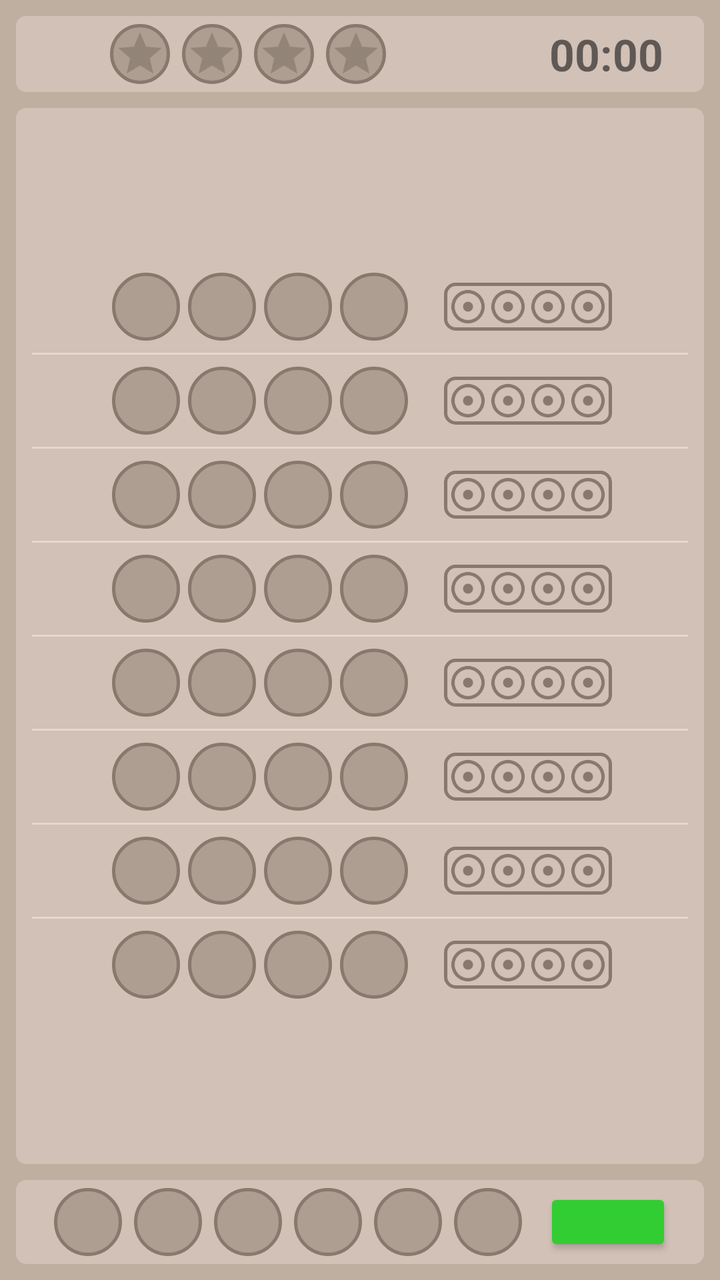
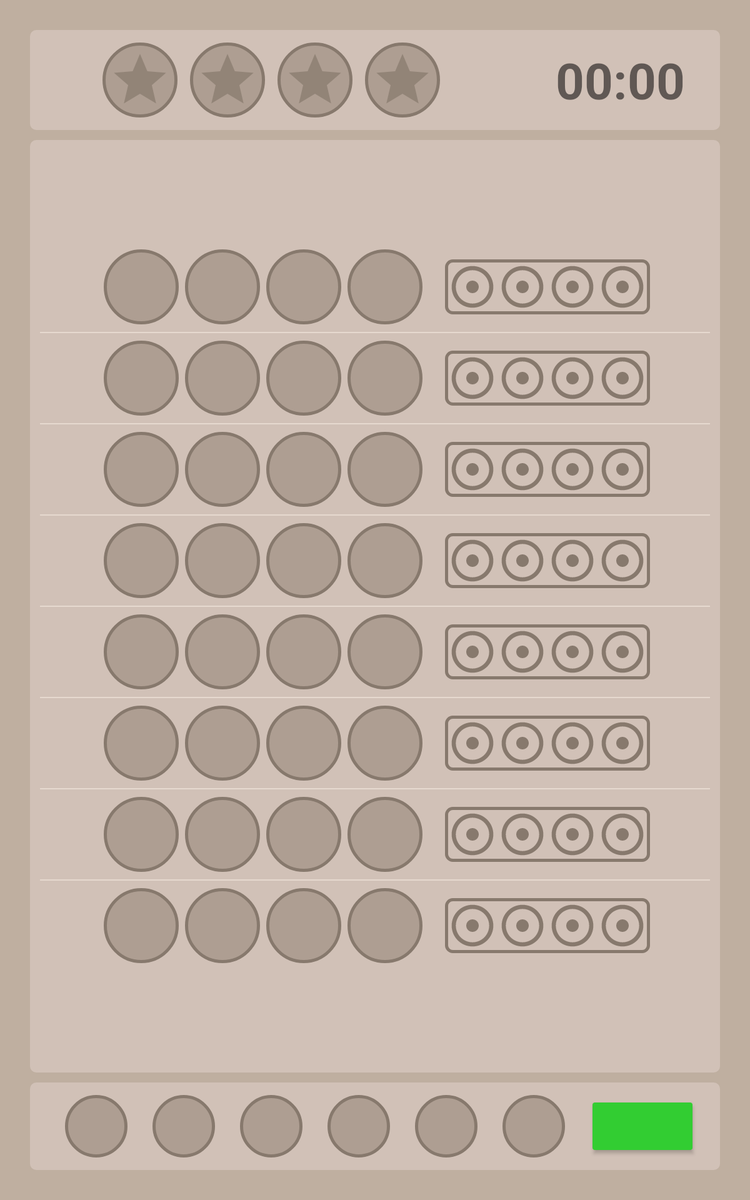

Compare how this app lays out the same screen by default and in its alternative resource folder. The renders come first, then the two layout files and the values they reference.
<!-- AndroidManifest.xml: application theme AppTheme -->
<!-- res/layout/content_main.xml -->
<?xml version="1.0" encoding="utf-8"?>
<android.support.constraint.ConstraintLayout
    xmlns:android="http://schemas.android.com/apk/res/android"
    xmlns:app="http://schemas.android.com/apk/res-auto"
    xmlns:tools="http://schemas.android.com/tools"
    android:layout_width="match_parent"
    android:layout_height="match_parent"
    app:layout_behavior="@string/appbar_scrolling_view_behavior"
    tools:context="com.mayarafelix.mastermind.MainActivity"
    tools:showIn="@layout/activity_main">

    <LinearLayout
        android:orientation="vertical"
        android:paddingTop="@dimen/activity_vertical_margin"
        android:paddingBottom="@dimen/activity_vertical_margin"
        android:paddingStart="@dimen/activity_horizontal_margin"
        android:paddingEnd="@dimen/activity_horizontal_margin"
        android:layout_width="match_parent"
        android:layout_height="match_parent"
        android:background="@color/backgroundBrown">

        

        <RelativeLayout
            android:orientation="horizontal"
            android:layout_width="wrap_content"
            android:layout_height="wrap_content"
            android:padding="@dimen/activity_small_padding"
            android:layout_marginBottom="@dimen/activity_vertical_margin_small"
            android:background="@drawable/background_board">

            <LinearLayout
                android:id="@+id/masterSequenceHolder"
                android:orientation="horizontal"
                android:gravity="center"
                android:layout_centerVertical="true"
                android:layout_gravity="center"
                android:layout_width="match_parent"
                android:layout_height="wrap_content"
                android:layout_alignParentStart="true"
                android:layout_toStartOf="@id/timer">

                <ImageButton style="@style/MasterSequence" android:id="@+id/master_seq_0"/>
                <ImageButton style="@style/MasterSequence" android:id="@+id/master_seq_1"/>
                <ImageButton style="@style/MasterSequence" android:id="@+id/master_seq_2"/>
                <ImageButton style="@style/MasterSequence" android:id="@+id/master_seq_3"/>

            </LinearLayout>

            <TextView
                android:id="@+id/timer"
                android:layout_marginStart="16dp"
                android:layout_gravity="center"
                android:layout_centerVertical="true"
                android:layout_width="90dp"
                android:layout_height="wrap_content"
                android:layout_alignParentEnd="true"
                android:gravity="center"
                android:textSize="22sp"
                android:textStyle="bold"
                android:text="00:00"/>

        </RelativeLayout>

        

        <TableLayout
            android:gravity="center"
            android:layout_weight="1"
            android:layout_marginBottom="@dimen/activity_vertical_margin_small"
            android:background="@drawable/background_board"
            android:paddingRight="8dp"
            android:paddingLeft="8dp"
            android:paddingTop="8dp"
            android:paddingBottom="8dp"
            android:layout_width="match_parent"
            android:layout_height="0dp">

            

            <TableRow style="@style/RowTheme">

                <ImageButton style="@style/PlaySequenceItem" android:id="@+id/lin_7_btn_0"/>
                <ImageButton style="@style/PlaySequenceItem" android:id="@+id/lin_7_btn_1"/>
                <ImageButton style="@style/PlaySequenceItem" android:id="@+id/lin_7_btn_2"/>
                <ImageButton style="@style/PlaySequenceItem" android:id="@+id/lin_7_btn_3"/>

                <LinearLayout style="@style/HorizontalResultHolder">
                    <ImageView style="@style/EmptyResult" android:id="@+id/result_l7_i0"/>
                    <ImageView style="@style/EmptyResult" android:id="@+id/result_l7_i1"/>
                    <ImageView style="@style/EmptyResult" android:id="@+id/result_l7_i2"/>
                    <ImageView style="@style/EmptyResult" android:id="@+id/result_l7_i3"/>
                </LinearLayout>
            </TableRow>

            <View style="@style/LineDivisor"/>

            

            <TableRow style="@style/RowTheme">

                <ImageButton style="@style/PlaySequenceItem" android:id="@+id/lin_6_btn_0"/>
                <ImageButton style="@style/PlaySequenceItem" android:id="@+id/lin_6_btn_1"/>
                <ImageButton style="@style/PlaySequenceItem" android:id="@+id/lin_6_btn_2"/>
                <ImageButton style="@style/PlaySequenceItem" android:id="@+id/lin_6_btn_3"/>

                <LinearLayout style="@style/HorizontalResultHolder">
                    <ImageView style="@style/EmptyResult" android:id="@+id/result_l6_i0"/>
                    <ImageView style="@style/EmptyResult" android:id="@+id/result_l6_i1"/>
                    <ImageView style="@style/EmptyResult" android:id="@+id/result_l6_i2"/>
                    <ImageView style="@style/EmptyResult" android:id="@+id/result_l6_i3"/>
                </LinearLayout>
            </TableRow>

            <View style="@style/LineDivisor"/>

            

            <TableRow style="@style/RowTheme">
                <ImageButton style="@style/PlaySequenceItem" android:id="@+id/lin_5_btn_0"/>
                <ImageButton style="@style/PlaySequenceItem" android:id="@+id/lin_5_btn_1"/>
                <ImageButton style="@style/PlaySequenceItem" android:id="@+id/lin_5_btn_2"/>
                <ImageButton style="@style/PlaySequenceItem" android:id="@+id/lin_5_btn_3"/>

                <LinearLayout style="@style/HorizontalResultHolder">
                    <ImageView style="@style/EmptyResult" android:id="@+id/result_l5_i0"/>
                    <ImageView style="@style/EmptyResult" android:id="@+id/result_l5_i1"/>
                    <ImageView style="@style/EmptyResult" android:id="@+id/result_l5_i2"/>
                    <ImageView style="@style/EmptyResult" android:id="@+id/result_l5_i3"/>
                </LinearLayout>
            </TableRow>

            <View style="@style/LineDivisor"/>

            

            <TableRow style="@style/RowTheme">
                <ImageButton style="@style/PlaySequenceItem" android:id="@+id/lin_4_btn_0"/>
                <ImageButton style="@style/PlaySequenceItem" android:id="@+id/lin_4_btn_1"/>
                <ImageButton style="@style/PlaySequenceItem" android:id="@+id/lin_4_btn_2"/>
                <ImageButton style="@style/PlaySequenceItem" android:id="@+id/lin_4_btn_3"/>

                <LinearLayout style="@style/HorizontalResultHolder">
                    <ImageView style="@style/EmptyResult" android:id="@+id/result_l4_i0"/>
                    <ImageView style="@style/EmptyResult" android:id="@+id/result_l4_i1"/>
                    <ImageView style="@style/EmptyResult" android:id="@+id/result_l4_i2"/>
                    <ImageView style="@style/EmptyResult" android:id="@+id/result_l4_i3"/>
                </LinearLayout>
            </TableRow>

            <View style="@style/LineDivisor"/>

            

            <TableRow style="@style/RowTheme">
                <ImageButton style="@style/PlaySequenceItem" android:id="@+id/lin_3_btn_0"/>
                <ImageButton style="@style/PlaySequenceItem" android:id="@+id/lin_3_btn_1"/>
                <ImageButton style="@style/PlaySequenceItem" android:id="@+id/lin_3_btn_2"/>
                <ImageButton style="@style/PlaySequenceItem" android:id="@+id/lin_3_btn_3"/>

                <LinearLayout style="@style/HorizontalResultHolder">
                    <ImageView style="@style/EmptyResult" android:id="@+id/result_l3_i0"/>
                    <ImageView style="@style/EmptyResult" android:id="@+id/result_l3_i1"/>
                    <ImageView style="@style/EmptyResult" android:id="@+id/result_l3_i2"/>
                    <ImageView style="@style/EmptyResult" android:id="@+id/result_l3_i3"/>
                </LinearLayout>
            </TableRow>

            <View style="@style/LineDivisor"/>

            

            <TableRow style="@style/RowTheme">
                <ImageButton style="@style/PlaySequenceItem" android:id="@+id/lin_2_btn_0"/>
                <ImageButton style="@style/PlaySequenceItem" android:id="@+id/lin_2_btn_1"/>
                <ImageButton style="@style/PlaySequenceItem" android:id="@+id/lin_2_btn_2"/>
                <ImageButton style="@style/PlaySequenceItem" android:id="@+id/lin_2_btn_3"/>

                <LinearLayout style="@style/HorizontalResultHolder">
                    <ImageView style="@style/EmptyResult" android:id="@+id/result_l2_i0"/>
                    <ImageView style="@style/EmptyResult" android:id="@+id/result_l2_i1"/>
                    <ImageView style="@style/EmptyResult" android:id="@+id/result_l2_i2"/>
                    <ImageView style="@style/EmptyResult" android:id="@+id/result_l2_i3"/>
                </LinearLayout>
            </TableRow>

            <View style="@style/LineDivisor"/>

            

            <TableRow style="@style/RowTheme">
                <ImageButton style="@style/PlaySequenceItem" android:id="@+id/lin_1_btn_0"/>
                <ImageButton style="@style/PlaySequenceItem" android:id="@+id/lin_1_btn_1"/>
                <ImageButton style="@style/PlaySequenceItem" android:id="@+id/lin_1_btn_2"/>
                <ImageButton style="@style/PlaySequenceItem" android:id="@+id/lin_1_btn_3"/>

                <LinearLayout style="@style/HorizontalResultHolder">
                    <ImageView style="@style/EmptyResult" android:id="@+id/result_l1_i0"/>
                    <ImageView style="@style/EmptyResult" android:id="@+id/result_l1_i1"/>
                    <ImageView style="@style/EmptyResult" android:id="@+id/result_l1_i2"/>
                    <ImageView style="@style/EmptyResult" android:id="@+id/result_l1_i3"/>
                </LinearLayout>
            </TableRow>

            <View style="@style/LineDivisor"/>

            

            <TableRow style="@style/RowTheme">

                <ImageButton style="@style/PlaySequenceItem" android:id="@+id/lin_0_btn_0"/>
                <ImageButton style="@style/PlaySequenceItem" android:id="@+id/lin_0_btn_1"/>
                <ImageButton style="@style/PlaySequenceItem" android:id="@+id/lin_0_btn_2"/>
                <ImageButton style="@style/PlaySequenceItem" android:id="@+id/lin_0_btn_3"/>

                <LinearLayout style="@style/HorizontalResultHolder">
                    <ImageView style="@style/EmptyResult" android:id="@+id/result_l0_i0"/>
                    <ImageView style="@style/EmptyResult" android:id="@+id/result_l0_i1"/>
                    <ImageView style="@style/EmptyResult" android:id="@+id/result_l0_i2"/>
                    <ImageView style="@style/EmptyResult" android:id="@+id/result_l0_i3"/>
                </LinearLayout>
            </TableRow>

        </TableLayout>

        

        <LinearLayout style="@style/PickingOptionHolder">

            <ImageButton style="@style/PickingOptionStyle" android:id="@+id/pick_opt_0" />
            <ImageButton style="@style/PickingOptionStyle" android:id="@+id/pick_opt_1" />
            <ImageButton style="@style/PickingOptionStyle" android:id="@+id/pick_opt_2" />
            <ImageButton style="@style/PickingOptionStyle" android:id="@+id/pick_opt_3" />
            <ImageButton style="@style/PickingOptionStyle" android:id="@+id/pick_opt_4" />
            <ImageButton style="@style/PickingOptionStyle" android:id="@+id/pick_opt_5" />

            <ImageButton
                style="@style/Widget.AppCompat.Button.Colored"
                android:id="@+id/btnCheckRow"
                android:theme="@style/ConfirmButton"
                android:layout_width="wrap_content"
                android:layout_height="match_parent"
                android:layout_gravity="right"
                android:layout_marginStart="8dp"
                android:src="@drawable/ic_check_24dp" />

        </LinearLayout>

    </LinearLayout>

</android.support.constraint.ConstraintLayout>
<!-- resources referenced by this layout -->
<resources>
  <color name="backgroundBrown">#BFAFA0</color>
  <dimen name="activity_horizontal_margin">8dp</dimen>
  <dimen name="activity_small_padding">4dp</dimen>
  <dimen name="activity_vertical_margin">8dp</dimen>
  <dimen name="activity_vertical_margin_small">8dp</dimen>
  <style name="ConfirmButton" parent="ThemeOverlay.AppCompat">
          <item name="colorAccent">@color/LimeGreen</item>
      </style>
  <style name="EmptyResult">
          <item name="android:layout_width">@dimen/result_btn_size</item>
          <item name="android:layout_height">@dimen/result_btn_size</item>
          <item name="android:src">@drawable/ic_circle_24dp</item>
      </style>
  <style name="HorizontalResultHolder">
          <item name="android:layout_width">wrap_content</item>
          <item name="android:layout_height">wrap_content</item>
          <item name="android:gravity">center</item>
          <item name="android:layout_marginLeft">16dp</item>
          <item name="android:orientation">horizontal</item>
          <item name="android:padding">4dp</item>
          <item name="android:background">@drawable/background_line</item>
      </style>
  <style name="LineDivisor">
          <item name="android:layout_width">match_parent</item>
          <item name="android:layout_height">1dp</item>
          <item name="android:background">@color/lineDivisor</item>
          <item name="android:layout_marginBottom">4dp</item>
          <item name="android:layout_marginTop">4dp</item>
      </style>
  <style name="PlaySequenceItem">
          <item name="android:layout_width">@dimen/small_button_size</item>
          <item name="android:layout_height">@dimen/small_button_size</item>
          <item name="android:onClick">onRowButtonClick</item>
          <item name="android:background">@drawable/background_circle</item>
          <item name="android:layout_marginLeft">@dimen/sequence_btn_margin</item>
          <item name="android:scaleType">fitCenter</item>
          <item name="android:padding">@dimen/picking_option_btn_padding</item>
      </style>
  <style name="RowTheme">
          <item name="android:layout_width">match_parent</item>
          <item name="android:layout_height">match_parent</item>
          <item name="android:paddingTop">2dp</item>
          <item name="android:paddingBottom">2dp</item>
          <item name="android:gravity">center_vertical|center_horizontal</item>
      </style>
  <style name="AppTheme" parent="Theme.AppCompat.Light.DarkActionBar">
          <item name="colorPrimary">@color/colorPrimary</item>
          <item name="colorPrimaryDark">@color/colorPrimaryDark</item>
          <item name="colorAccent">@color/colorAccent</item>
      </style>
  <color name="backgroundLightBrown">#D1C1B7</color>
  <color name="LimeGreen">#32CD32</color>
  <dimen name="result_btn_size">20dp</dimen>
  <color name="lineDivisor">#B3F0E4DA</color>
  <dimen name="master_sequence_btn_size">30dp</dimen>
  <!-- drawable ic_star (drawable) -->
  <vector xmlns:android="http://schemas.android.com/apk/res/android"
          android:width="24dp"
          android:height="24dp"
          android:viewportWidth="24.0"
          android:viewportHeight="24.0">
      <path
          android:fillColor="#B387796d"
          android:pathData="M12,17.27L18.18,21l-1.64,-7.03L22,9.24l-7.19,-0.61L12,2 9.19,8.63 2,9.24l5.46,4.73L5.82,21z"/>
  </vector>
  <dimen name="master_sequence_btn_margin">6dp</dimen>
  <dimen name="picking_option_btn_padding">2dp</dimen>
  <dimen name="picking_option_holder_vertical_margin">16dp</dimen>
  <dimen name="picking_option_btn_size">34dp</dimen>
  <string name="color_option_tag">color</string>
  <dimen name="picking_option_btn_margin">3dp</dimen>
  <dimen name="small_button_size">34dp</dimen>
  <dimen name="sequence_btn_margin">4dp</dimen>
  <color name="colorPrimary">#607D8B</color>
  <color name="colorPrimaryDark">#455A64</color>
  <color name="colorAccent">#00BCD4</color>
  <color name="background5">#87796d</color>
  <!-- some entries are left out for length -->
</resources>
<!-- res/layout-sw600dp/content_main.xml (the repository's variant of the layout above) -->
<!-- drawn on a 7-inch tablet held upright -->
<?xml version="1.0" encoding="utf-8"?>
<android.support.constraint.ConstraintLayout
    xmlns:android="http://schemas.android.com/apk/res/android"
    xmlns:app="http://schemas.android.com/apk/res-auto"
    xmlns:tools="http://schemas.android.com/tools"
    android:layout_width="match_parent"
    android:layout_height="match_parent"
    app:layout_behavior="@string/appbar_scrolling_view_behavior"
    tools:context="com.mayarafelix.mastermind.MainActivity"
    tools:showIn="@layout/activity_main">

    <LinearLayout
        android:orientation="vertical"
        android:paddingTop="@dimen/activity_vertical_margin"
        android:paddingBottom="@dimen/activity_vertical_margin"
        android:paddingStart="@dimen/activity_horizontal_margin"
        android:paddingEnd="@dimen/activity_horizontal_margin"
        android:layout_width="match_parent"
        android:layout_height="match_parent"
        android:background="@color/backgroundBrown">

        

        <RelativeLayout
            android:orientation="horizontal"
            android:layout_width="wrap_content"
            android:layout_height="wrap_content"
            android:padding="@dimen/activity_small_padding"
            android:layout_marginBottom="@dimen/activity_vertical_margin_small"
            android:background="@drawable/background_board">

            <LinearLayout
                android:id="@+id/masterSequenceHolder"
                android:orientation="horizontal"
                android:gravity="center"
                android:layout_centerVertical="true"
                android:layout_gravity="center"
                android:layout_width="match_parent"
                android:layout_height="wrap_content"
                android:layout_alignParentStart="true"
                android:layout_toStartOf="@id/timer">

                <ImageButton style="@style/MasterSequence" android:id="@+id/master_seq_0"/>
                <ImageButton style="@style/MasterSequence" android:id="@+id/master_seq_1"/>
                <ImageButton style="@style/MasterSequence" android:id="@+id/master_seq_2"/>
                <ImageButton style="@style/MasterSequence" android:id="@+id/master_seq_3"/>

            </LinearLayout>

            <TextView
                style="@style/Timer"
                android:id="@+id/timer"
                android:layout_alignParentEnd="true" />

        </RelativeLayout>

        

        <TableLayout
            android:gravity="center"
            android:layout_weight="1"
            android:layout_marginBottom="@dimen/activity_vertical_margin_small"
            android:background="@drawable/background_board"
            android:paddingRight="8dp"
            android:paddingLeft="8dp"
            android:paddingTop="8dp"
            android:paddingBottom="8dp"
            android:layout_width="match_parent"
            android:layout_height="0dp">

            

            <TableRow style="@style/RowTheme">

                <ImageButton style="@style/PlaySequenceItem" android:id="@+id/lin_7_btn_0"/>
                <ImageButton style="@style/PlaySequenceItem" android:id="@+id/lin_7_btn_1"/>
                <ImageButton style="@style/PlaySequenceItem" android:id="@+id/lin_7_btn_2"/>
                <ImageButton style="@style/PlaySequenceItem" android:id="@+id/lin_7_btn_3"/>

                <LinearLayout style="@style/HorizontalResultHolder">
                    <ImageView style="@style/EmptyResult" android:id="@+id/result_l7_i0"/>
                    <ImageView style="@style/EmptyResult" android:id="@+id/result_l7_i1"/>
                    <ImageView style="@style/EmptyResult" android:id="@+id/result_l7_i2"/>
                    <ImageView style="@style/EmptyResult" android:id="@+id/result_l7_i3"/>
                </LinearLayout>
            </TableRow>

            <View style="@style/LineDivisor"/>

            

            <TableRow style="@style/RowTheme">

                <ImageButton style="@style/PlaySequenceItem" android:id="@+id/lin_6_btn_0"/>
                <ImageButton style="@style/PlaySequenceItem" android:id="@+id/lin_6_btn_1"/>
                <ImageButton style="@style/PlaySequenceItem" android:id="@+id/lin_6_btn_2"/>
                <ImageButton style="@style/PlaySequenceItem" android:id="@+id/lin_6_btn_3"/>

                <LinearLayout style="@style/HorizontalResultHolder">
                    <ImageView style="@style/EmptyResult" android:id="@+id/result_l6_i0"/>
                    <ImageView style="@style/EmptyResult" android:id="@+id/result_l6_i1"/>
                    <ImageView style="@style/EmptyResult" android:id="@+id/result_l6_i2"/>
                    <ImageView style="@style/EmptyResult" android:id="@+id/result_l6_i3"/>
                </LinearLayout>
            </TableRow>

            <View style="@style/LineDivisor"/>

            

            <TableRow style="@style/RowTheme">
                <ImageButton style="@style/PlaySequenceItem" android:id="@+id/lin_5_btn_0"/>
                <ImageButton style="@style/PlaySequenceItem" android:id="@+id/lin_5_btn_1"/>
                <ImageButton style="@style/PlaySequenceItem" android:id="@+id/lin_5_btn_2"/>
                <ImageButton style="@style/PlaySequenceItem" android:id="@+id/lin_5_btn_3"/>

                <LinearLayout style="@style/HorizontalResultHolder">
                    <ImageView style="@style/EmptyResult" android:id="@+id/result_l5_i0"/>
                    <ImageView style="@style/EmptyResult" android:id="@+id/result_l5_i1"/>
                    <ImageView style="@style/EmptyResult" android:id="@+id/result_l5_i2"/>
                    <ImageView style="@style/EmptyResult" android:id="@+id/result_l5_i3"/>
                </LinearLayout>
            </TableRow>

            <View style="@style/LineDivisor"/>

            

            <TableRow style="@style/RowTheme">
                <ImageButton style="@style/PlaySequenceItem" android:id="@+id/lin_4_btn_0"/>
                <ImageButton style="@style/PlaySequenceItem" android:id="@+id/lin_4_btn_1"/>
                <ImageButton style="@style/PlaySequenceItem" android:id="@+id/lin_4_btn_2"/>
                <ImageButton style="@style/PlaySequenceItem" android:id="@+id/lin_4_btn_3"/>

                <LinearLayout style="@style/HorizontalResultHolder">
                    <ImageView style="@style/EmptyResult" android:id="@+id/result_l4_i0"/>
                    <ImageView style="@style/EmptyResult" android:id="@+id/result_l4_i1"/>
                    <ImageView style="@style/EmptyResult" android:id="@+id/result_l4_i2"/>
                    <ImageView style="@style/EmptyResult" android:id="@+id/result_l4_i3"/>
                </LinearLayout>
            </TableRow>

            <View style="@style/LineDivisor"/>

            

            <TableRow style="@style/RowTheme">
                <ImageButton style="@style/PlaySequenceItem" android:id="@+id/lin_3_btn_0"/>
                <ImageButton style="@style/PlaySequenceItem" android:id="@+id/lin_3_btn_1"/>
                <ImageButton style="@style/PlaySequenceItem" android:id="@+id/lin_3_btn_2"/>
                <ImageButton style="@style/PlaySequenceItem" android:id="@+id/lin_3_btn_3"/>

                <LinearLayout style="@style/HorizontalResultHolder">
                    <ImageView style="@style/EmptyResult" android:id="@+id/result_l3_i0"/>
                    <ImageView style="@style/EmptyResult" android:id="@+id/result_l3_i1"/>
                    <ImageView style="@style/EmptyResult" android:id="@+id/result_l3_i2"/>
                    <ImageView style="@style/EmptyResult" android:id="@+id/result_l3_i3"/>
                </LinearLayout>
            </TableRow>

            <View style="@style/LineDivisor"/>

            

            <TableRow style="@style/RowTheme">
                <ImageButton style="@style/PlaySequenceItem" android:id="@+id/lin_2_btn_0"/>
                <ImageButton style="@style/PlaySequenceItem" android:id="@+id/lin_2_btn_1"/>
                <ImageButton style="@style/PlaySequenceItem" android:id="@+id/lin_2_btn_2"/>
                <ImageButton style="@style/PlaySequenceItem" android:id="@+id/lin_2_btn_3"/>

                <LinearLayout style="@style/HorizontalResultHolder">
                    <ImageView style="@style/EmptyResult" android:id="@+id/result_l2_i0"/>
                    <ImageView style="@style/EmptyResult" android:id="@+id/result_l2_i1"/>
                    <ImageView style="@style/EmptyResult" android:id="@+id/result_l2_i2"/>
                    <ImageView style="@style/EmptyResult" android:id="@+id/result_l2_i3"/>
                </LinearLayout>
            </TableRow>

            <View style="@style/LineDivisor"/>

            

            <TableRow style="@style/RowTheme">
                <ImageButton style="@style/PlaySequenceItem" android:id="@+id/lin_1_btn_0"/>
                <ImageButton style="@style/PlaySequenceItem" android:id="@+id/lin_1_btn_1"/>
                <ImageButton style="@style/PlaySequenceItem" android:id="@+id/lin_1_btn_2"/>
                <ImageButton style="@style/PlaySequenceItem" android:id="@+id/lin_1_btn_3"/>

                <LinearLayout style="@style/HorizontalResultHolder">
                    <ImageView style="@style/EmptyResult" android:id="@+id/result_l1_i0"/>
                    <ImageView style="@style/EmptyResult" android:id="@+id/result_l1_i1"/>
                    <ImageView style="@style/EmptyResult" android:id="@+id/result_l1_i2"/>
                    <ImageView style="@style/EmptyResult" android:id="@+id/result_l1_i3"/>
                </LinearLayout>
            </TableRow>

            <View style="@style/LineDivisor"/>

            

            <TableRow style="@style/RowTheme">

                <ImageButton style="@style/PlaySequenceItem" android:id="@+id/lin_0_btn_0"/>
                <ImageButton style="@style/PlaySequenceItem" android:id="@+id/lin_0_btn_1"/>
                <ImageButton style="@style/PlaySequenceItem" android:id="@+id/lin_0_btn_2"/>
                <ImageButton style="@style/PlaySequenceItem" android:id="@+id/lin_0_btn_3"/>

                <LinearLayout style="@style/HorizontalResultHolder">
                    <ImageView style="@style/EmptyResult" android:id="@+id/result_l0_i0"/>
                    <ImageView style="@style/EmptyResult" android:id="@+id/result_l0_i1"/>
                    <ImageView style="@style/EmptyResult" android:id="@+id/result_l0_i2"/>
                    <ImageView style="@style/EmptyResult" android:id="@+id/result_l0_i3"/>
                </LinearLayout>
            </TableRow>

        </TableLayout>

        

        <LinearLayout style="@style/PickingOptionHolder">

            <ImageButton android:id="@+id/pick_opt_0" style="@style/PickingOptionStyle" />
            <ImageButton android:id="@+id/pick_opt_1" style="@style/PickingOptionStyle" />
            <ImageButton android:id="@+id/pick_opt_2" style="@style/PickingOptionStyle" />
            <ImageButton android:id="@+id/pick_opt_3" style="@style/PickingOptionStyle" />
            <ImageButton android:id="@+id/pick_opt_4" style="@style/PickingOptionStyle" />
            <ImageButton android:id="@+id/pick_opt_5" style="@style/PickingOptionStyle" />

            <ImageButton
                android:id="@+id/btnCheckRow"
                style="@style/Widget.AppCompat.Button.Colored"
                android:layout_width="wrap_content"
                android:layout_height="match_parent"
                android:layout_gravity="right"
                android:layout_marginStart="8dp"
                android:src="@drawable/ic_check_24dp"
                android:theme="@style/ConfirmButton" />

        </LinearLayout>

    </LinearLayout>

</android.support.constraint.ConstraintLayout>
<!-- resources referenced by the variant -->
<!-- as a 7-inch tablet held upright resolves them -->
<resources>
  <color name="backgroundBrown">#BFAFA0</color>
  <!-- from res/values-sw600dp/ -->
  <dimen name="activity_horizontal_margin">24dp</dimen>
  <!-- from res/values-sw600dp/ -->
  <dimen name="activity_small_padding">10dp</dimen>
  <!-- from res/values-sw600dp/ -->
  <dimen name="activity_vertical_margin">24dp</dimen>
  <!-- from res/values-sw600dp/ -->
  <dimen name="activity_vertical_margin_small">8dp</dimen>
  <style name="ConfirmButton" parent="ThemeOverlay.AppCompat">
          <item name="colorAccent">@color/LimeGreen</item>
      </style>
  <style name="EmptyResult">
          <item name="android:layout_width">@dimen/result_btn_size</item>
          <item name="android:layout_height">@dimen/result_btn_size</item>
          <item name="android:src">@drawable/ic_circle_24dp</item>
      </style>
  <style name="LineDivisor">
          <item name="android:layout_width">match_parent</item>
          <item name="android:layout_height">1dp</item>
          <item name="android:background">@color/lineDivisor</item>
          <item name="android:layout_marginBottom">4dp</item>
          <item name="android:layout_marginTop">4dp</item>
      </style>
  <style name="RowTheme">
          <item name="android:layout_width">match_parent</item>
          <item name="android:layout_height">match_parent</item>
          <item name="android:paddingTop">2dp</item>
          <item name="android:paddingBottom">2dp</item>
          <item name="android:gravity">center_vertical|center_horizontal</item>
      </style>
  <style name="AppTheme" parent="Theme.AppCompat.Light.DarkActionBar">
          <item name="colorPrimary">@color/colorPrimary</item>
          <item name="colorPrimaryDark">@color/colorPrimaryDark</item>
          <item name="colorAccent">@color/colorAccent</item>
      </style>
  <color name="backgroundLightBrown">#D1C1B7</color>
  <color name="LimeGreen">#32CD32</color>
  <!-- from res/values-sw600dp/ -->
  <dimen name="result_btn_size">40dp</dimen>
  <color name="lineDivisor">#B3F0E4DA</color>
  <!-- from res/values-sw600dp/ -->
  <dimen name="master_sequence_btn_size">60dp</dimen>
  <!-- drawable ic_star (drawable) -->
  <vector xmlns:android="http://schemas.android.com/apk/res/android"
          android:width="24dp"
          android:height="24dp"
          android:viewportWidth="24.0"
          android:viewportHeight="24.0">
      <path
          android:fillColor="#B387796d"
          android:pathData="M12,17.27L18.18,21l-1.64,-7.03L22,9.24l-7.19,-0.61L12,2 9.19,8.63 2,9.24l5.46,4.73L5.82,21z"/>
  </vector>
  <!-- from res/values-sw600dp/ -->
  <dimen name="master_sequence_btn_margin">10dp</dimen>
  <!-- from res/values-sw600dp/ -->
  <dimen name="picking_option_btn_padding">5dp</dimen>
  <!-- from res/values-sw600dp/ -->
  <dimen name="picking_option_holder_vertical_margin">16dp</dimen>
  <!-- from res/values-sw600dp/ -->
  <dimen name="picking_option_btn_size">50dp</dimen>
  <string name="color_option_tag">color</string>
  <!-- from res/values-sw600dp/ -->
  <dimen name="picking_option_btn_margin">10dp</dimen>
  <!-- from res/values-sw600dp/ -->
  <dimen name="small_button_size">60dp</dimen>
  <!-- from res/values-sw600dp/ -->
  <dimen name="sequence_btn_margin">5dp</dimen>
  <!-- from res/values-sw600dp/ -->
  <dimen name="timer_width">140dp</dimen>
  <!-- from res/values-sw600dp/ -->
  <dimen name="timer_text_size">40sp</dimen>
  <string name="default_timer_text">00:00</string>
  <color name="colorPrimary">#607D8B</color>
  <color name="colorPrimaryDark">#455A64</color>
  <color name="colorAccent">#00BCD4</color>
  <color name="background5">#87796d</color>
  <!-- some entries are left out for length -->
</resources>
